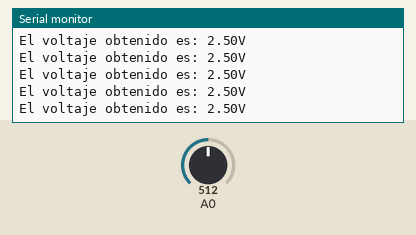
Simulated run of this sketch. Board: Arduino Uno, built with avr-gcc and run on an emulated ATmega328P. On the bench: the last lines printed to the serial monitor. The test bench sets the inputs (shaded band); at power-on: A0 = 512.

Above: at 1.2 s.
1.3 s: A0 set to 716
At 1.56 s:
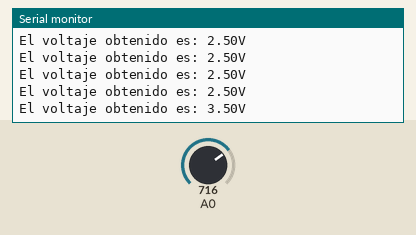
2.8 s: A0 set to 900
At 2.97 s:
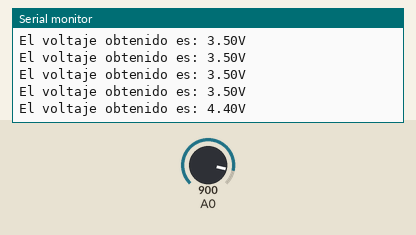
Timing chart, 0 to 5.8 s (numbered marks = the images above; inputs shaded):
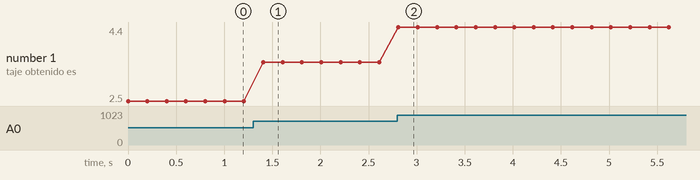

Measured:
- after the input at 1.3 s, the serial monitor: prints a new line after 0.11 s (image 1)
- after the input at 2.8 s, the serial monitor: prints a new line at once (image 2)
- plotted number 1: 2.5 → 3.5 after the input at 1.3 s, 3.5 → 4.4 after the input at 2.8 s

The sketch:

Tema_9_8.ino
```cpp
void setup(){
  Serial.begin(9600);                                       // Indicamos la velocidad del puerto serie

}


void loop(){
  // Variables para guardar el dato leido y la conversion a entero.
  float voltaje = map ( analogRead(A0), 0, 1023, 0, 5000);

  // Expresamos por pantalla los valores obtenidos por el potenciometro.
  Serial.print( "El voltaje obtenido es: ");
  Serial.print( voltaje/1000);
  Serial.println( "V");
  delay(200);

}
```
